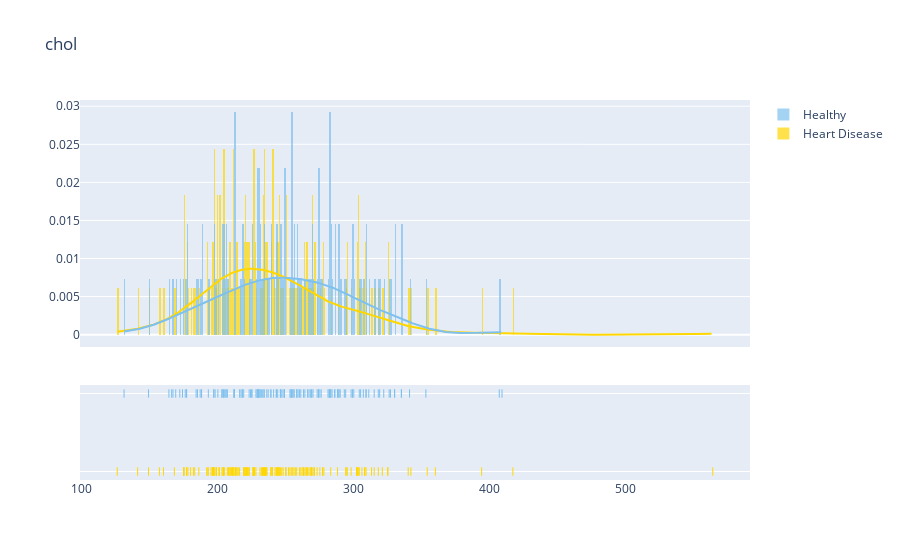

Notebook source saved alongside this figure:
### Code cell
plot_distribution('chol', 1)

### Figure 1 — Plotly figure (JSON) as saved in the notebook; plotly's stock layout.template omitted (floating-point values rounded to 4 significant figures; data arrays with more than 128 entries replaced by an {"elided": "..."} marker saying what was removed)
{"data": [{"autobinx": false, "histnorm": "probability density", "legendgroup": "Heart Disease", "marker": {"color": "#FFD700"}, "name": "Heart Disease", "opacity": 0.7, "type": "histogram", "x": {"elided": "165 int values"}, "xaxis": "x", "xbins": {"end": 564, "size": 1, "start": 126}, "yaxis": "y"}, {"autobinx": false, "histnorm": "probability density", "legendgroup": "Healthy", "marker": {"color": "#7EC0EE"}, "name": "Healthy", "opacity": 0.7, "type": "histogram", "x": {"elided": "138 int values"}, "xaxis": "x", "xbins": {"end": 409, "size": 1, "start": 131}, "yaxis": "y"}, {"legendgroup": "Heart Disease", "marker": {"color": "#FFD700"}, "mode": "lines", "name": "Heart Disease", "showlegend": false, "type": "scatter", "x": {"elided": "500 float values"}, "xaxis": "x", "y": {"elided": "500 float values"}, "yaxis": "y"}, {"legendgroup": "Healthy", "marker": {"color": "#7EC0EE"}, "mode": "lines", "name": "Healthy", "showlegend": false, "type": "scatter", "x": {"elided": "500 float values"}, "xaxis": "x", "y": {"elided": "500 float values"}, "yaxis": "y"}, {"legendgroup": "Heart Disease", "marker": {"color": "#FFD700", "symbol": "line-ns-open"}, "mode": "markers", "name": "Heart Disease", "showlegend": false, "type": "scatter", "x": {"elided": "165 int values"}, "xaxis": "x", "y": {"elided": "165 str values"}, "yaxis": "y2"}, {"legendgroup": "Healthy", "marker": {"color": "#7EC0EE", "symbol": "line-ns-open"}, "mode": "markers", "name": "Healthy", "showlegend": false, "type": "scatter", "x": {"elided": "138 int values"}, "xaxis": "x", "y": {"elided": "138 str values"}, "yaxis": "y2"}], "layout": {"barmode": "overlay", "hovermode": "closest", "legend": {"traceorder": "reversed"}, "title": {"text": "chol"}, "xaxis": {"anchor": "y2", "domain": [0, 1], "zeroline": false}, "yaxis": {"anchor": "free", "domain": [0.35, 1], "position": 0}, "yaxis2": {"anchor": "x", "domain": [0, 0.25], "dtick": 1, "showticklabels": false}}}
